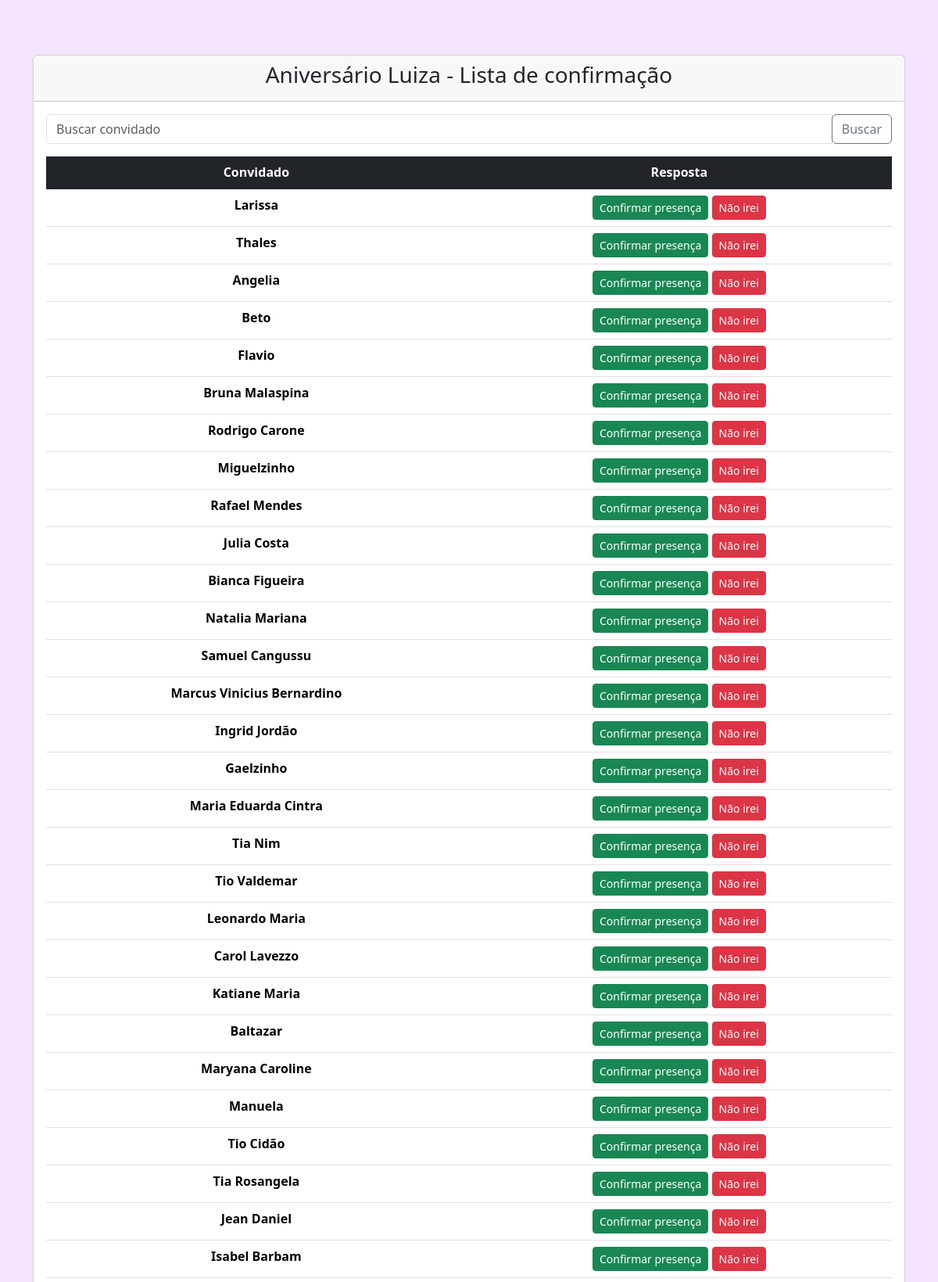
The page / (upper part) on the database its author committed.
### guests/models.py (models this page shows)
class Guest(models.Model):
    id = models.UUIDField(
        primary_key=True,
        default=uuid.uuid4,
        editable=False
    )
    name = models.CharField(
        verbose_name='Nome do convidado',
        max_length=200
    )
    confirmed = models.BooleanField(
        verbose_name="Confirmado?",
        default=False
    )
    created_at = models.DateTimeField(
        auto_now_add=True,
        null=True,
        blank=True
    )
    confirmed_at = models.DateTimeField(
        verbose_name="Data de confirmação",
        null=True,
        blank=True
    )
    class Meta:
        verbose_name = "guest"
        verbose_name_plural = "guests"
        db_table = "tb_guests"

### guests/views.py (the view, shortened to what this page needs)
class IndexView(View):
    template_name = 'layouts/index.html'
    def get(self, request):
        guests = Guest.objects.filter(
            confirmed=False,
            confirmed_at=None
        )
        search = request.GET.get('q')
        context = {
            "guests": guests
        }
        return render(request, self.template_name, context)

### attendence/utils.py (called while the page is built)
    def __call__(self, request):
        response = self.get_response(request)
        response['ngrok-skip-browser-warning'] = 'true'
        return response

### templates/layouts/index.html (shortened to what this page needs)
{% extends 'base.html' %}
{% load static %}
{% block 'main' %}
<div class="container">
    <div class="card" style="margin-top: 70px;">
        <div class="card-header text-center">
            <h3>Aniversário Luiza - Lista de confirmação</h3>
        </div>
        <div class="card-body">
            <form method="get" action="{% url 'index' %}">
                <div class="input-group mb-3">
                    <input type="text" name="q" class="form-control" placeholder="Buscar convidado" value="{{ query|default:'' }}">
                    <div class="input-group-append">
                        <button class="btn btn-outline-secondary" type="submit">Buscar</button>
                    </div>
                </div>
            </form>
            <table class="table">
                <thead class="table-dark">
                    <tr class="text-center">
                        <th scope="col">Convidado</th>
                        <th scope="col">Resposta</th>
                    </tr>
                </thead>
                <tbody class="table-group-divider">
                    {% for guest in guests %}
                        <tr class="text-center">
                            <th scope="row">{{guest.name}}</th>
                            <td>
                                <form method="post" style="display:inline;" action="{% url 'index' %}" >
                                    <button type="submit" class="btn btn-sm btn-success">Confirmar presença</button>
                                </form>
                                <form method="post" style="display:inline;" action="{% url 'index' %}" >
                                    <button type="submit" class="btn btn-sm btn-danger">Não irei</button>
                                </form>
                            </td>
                        </tr>
                    {% endfor %}
                </tbody>
            </table>
        </div>
    </div>
</div>
{% endblock 'main' %}

### templates/base.html (shortened to what this page needs)
{% load static %}
<!DOCTYPE html>
<html lang="pt-br">
    <head>
        <link href="https://cdn.jsdelivr.net/npm/bootstrap@5.3.3/dist/css/bootstrap.min.css" rel="stylesheet">
        <link href="https://cdn.jsdelivr.net/npm/aos@2.3.4/dist/aos.min.css" rel="stylesheet">
        <link rel="stylesheet" href="https://cdnjs.cloudflare.com/ajax/libs/font-awesome/6.5.2/css/all.min.css" />
    </head>
    <body style="background-color: rgb(244, 227, 252);">
        {% block 'main' %}{% endblock 'main' %}
    </body>
</html>

### rows shown on the page
Guest: name "Larissa"
Guest: name "Thales"
Guest: name "Angelia"
Guest: name "Beto"
Guest: name "Flavio"
Guest: name "Bruna Malaspina"
Guest: name "Rodrigo Carone"
Guest: name "Miguelzinho"
Guest: name "Rafael Mendes"
Guest: name "Julia Costa"
Guest: name "Bianca Figueira"
Guest: name "Natalia Mariana"
Guest: name "Samuel Cangussu"
Guest: name "Marcus Vinicius Bernardino"
Guest: name "Ingrid Jordão"
Guest: name "Gaelzinho"
Guest: name "Maria Eduarda Cintra"
Guest: name "Tia Nim"
Guest: name "Tio Valdemar"
Guest: name "Leonardo Maria"
Guest: name "Carol Lavezzo"
Guest: name "Katiane Maria"
Guest: name "Baltazar"
Guest: name "Maryana Caroline"
Guest: name "Manuela"
Guest: name "Tio Cidão"
Guest: name "Tia Rosangela"
Guest: name "Jean Daniel"
Guest: name "Isabel Barbam"
